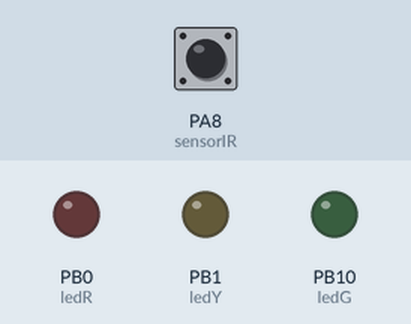
This sketch was run on a simulated STM32 Blue Pill. Parts: output pins drawn as LEDs (lit = HIGH). Dashed ring = blinking. The test bench sets the inputs (shaded band); at power-on: PA8 (sensorIR) HIGH. What the sketch prints to the serial monitor is not drawn.

Above: at 1.2 s.
1.3 s: PA8 (sensorIR) driven LOW
At 1.75 s:
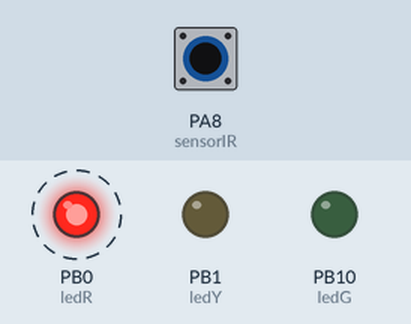
4.3 s: PA8 (sensorIR) driven HIGH
At 5.1 s:
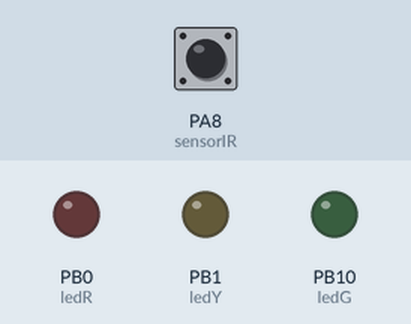
5.8 s: PA8 (sensorIR) pulsed LOW 2 times (0.12 s each, 0.3 s apart)
At 6.25 s:
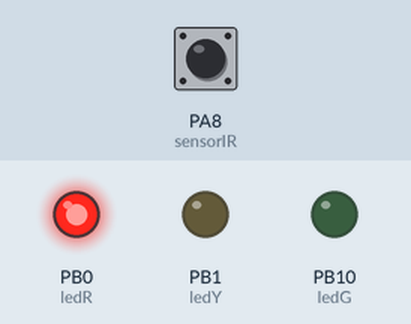
Timing chart, 0 to 8.8 s (numbered marks = the images above; inputs shaded):
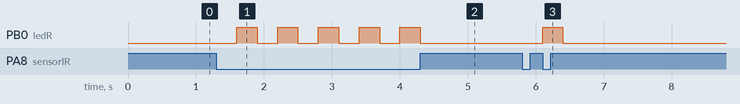

The sketch:

STM32_Infrared.ino
```cpp
//INISIALISASI
int ledR=PB0;
int ledY=PB1;
int ledG=PB10;
int sensorIR=PA8;
int kunci=0;

void setup() {
  Serial.begin(9600);
  pinMode(sensorIR,INPUT);
  pinMode(ledR,OUTPUT);
  pinMode(ledY,OUTPUT);
  pinMode(ledG,OUTPUT);
}

void loop() {
  //BACA SENSOR
  int bacaIR=digitalRead(sensorIR);

  //PRINT TO SERIAL
  Serial.print("Nilai sensorIR : ");
  Serial.print(bacaIR);
  Serial.print(" | ");
  Serial.print("kunci : ");
  Serial.print(kunci);
  Serial.println(); //UNTUK ENTER

  //LOGIKA
  if(bacaIR==0 and kunci==0){ //jika(){
    delay(300);
    kunci=1;
    digitalWrite(ledR,HIGH);
  }else if(bacaIR==0 && kunci==1){  //selain itu jika(){
    delay(300);
    digitalWrite(ledR,LOW);
    kunci=0;
  }
}
```

Measured:
- after the input at 1.3 s, PB0 (ledR): alternates HIGH for 0.30 s and LOW for 0.30 s, starting after 0.30 s
- after the input at 4.3 s, PB0 (ledR): goes on until 4.3 s, then stays LOW
- after the input at 5.8 s, PB0 (ledR): LOW → HIGH after 0.30 s, → LOW 0.30 s later
